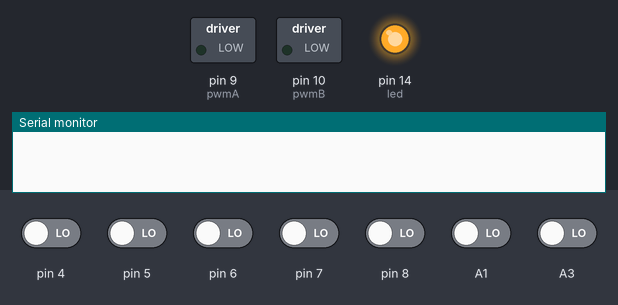
Simulated run of this sketch. Board: Arduino Uno, built with avr-gcc and run on an emulated ATmega328P. Parts: switched loads named in the sketch (green lamp = pin HIGH), output pins drawn as LEDs (lit = HIGH), the last lines printed to the serial monitor. Inputs (shaded band) come from the test bench; at power-on: A1, A3, pin 4–8 LOW.

Above: at 0.6 s.
At 7.7 s:
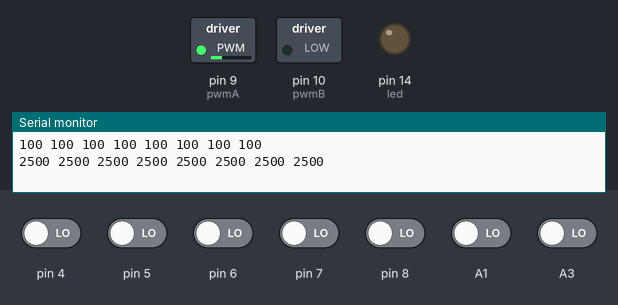
7.8 s: A3 driven HIGH
At 8.9 s:
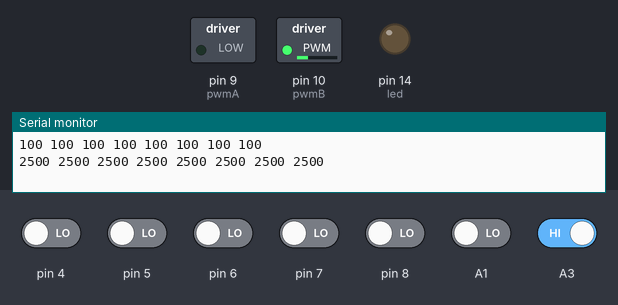
Timing chart, 0 to 10.8 s (numbered marks = the images above; inputs shaded):
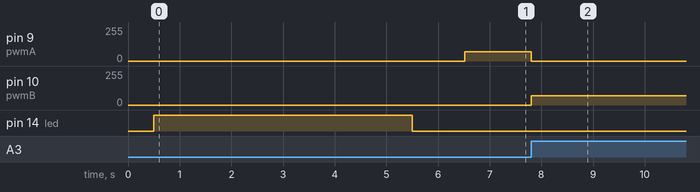

Measured:
- after the input at 7.8 s, pin 9 (pwmA): 70/255 → 0/255 at once; pin 10 (pwmB): 0/255 → 70/255 at once

The sketch:

LF_V2_Bang_Bang.ino
```cpp
#include <QTRSensors.h>

QTRSensors qtr;

const uint8_t SensorCount = 8;
uint16_t sensorValues[SensorCount];

int pwmA = 9;
int pwmB = 10;

int speed = 70;

int led = 14;

int maxValue[SensorCount];
int minValue[SensorCount];

void setup(){
  QRT_INIT();

  Serial.begin(9600);
  pinMode(pwmA, OUTPUT);
  pinMode(pwmB, OUTPUT);
}

void loop() {

  uint16_t position = qtr.readLineBlack(sensorValues);

  if(position > 5000){
    analogWrite(pwmA, 0);
    analogWrite(pwmB, speed);

  } else if(position < 2000){
    analogWrite(pwmA, speed);
    analogWrite(pwmB, 0);
  }

}

void QRT_INIT(){
  qtr.setTypeRC();
  qtr.setSensorPins((const uint8_t[]){4, 5, 6, 7, 8, A1, A2, A3}, SensorCount);
  qtr.setEmitterPin(16);

  delay(500);
  pinMode(led, OUTPUT);
  digitalWrite(led, HIGH); // turn on Arduino's LED to indicate we are in calibration mode

  // 2.5 ms RC read timeout (default) * 10 reads per calibrate() call
  // = ~25 ms per calibrate() call.
  // Call calibrate() 400 times to make calibration take about 10 seconds.
  for (uint16_t i = 0; i < 200; i++)
  {
    qtr.calibrate();
  }
  digitalWrite(led, LOW); // turn off Arduino's LED to indicate we are through with calibration

  // print the calibration minimum values measured when emitters were on
  Serial.begin(9600);
  for (uint8_t i = 0; i < SensorCount; i++)
  {
    minValue[i] = qtr.calibrationOn.minimum[i];
    Serial.print(minValue[i]);
    Serial.print(' ');
  }
  Serial.println();

  // print the calibration maximum values measured when emitters were on
  for (uint8_t i = 0; i < SensorCount; i++)
  {
    maxValue[i] = qtr.calibrationOn.maximum[i];
    Serial.print(maxValue[i]);
    Serial.print(' ');
  }
  Serial.println();
  Serial.println();
  delay(1000);
}


// COD COMENTAT

// #include <QTRSensors.h>  // Include biblioteca pentru a lucra cu senzori de linie QTR

// QTRSensors qtr;  // Creează un obiect de tipul QTRSensors pentru a citi valorile senzorilor

// const uint8_t SensorCount = 8;  // Numărul de senzori de linie (în acest caz 8 senzori)
// uint16_t sensorValues[SensorCount];  // Array pentru a stoca valorile citite de la fiecare senzor

// int pwmA = 9;  // Pinul 9 pentru controlul motorului A
// int pwmB = 10; // Pinul 10 pentru controlul motorului B

// int speed = 70;  // Viteza la care vor rula motoarele (valoare PWM între 0 și 255)

// int led = 14;  // Pinul 14 pentru LED-ul de pe placă (folosit pentru a semnaliza calibrările)

// int maxValue[SensorCount];  // Array pentru valorile maxime citite în timpul calibrării
// int minValue[SensorCount];  // Array pentru valorile minime citite în timpul calibrării

// void setup() {
//   QRT_INIT();  // Inițializează senzorii QTR și calibrarea acestora

//   Serial.begin(9600);  // Inițializează comunicarea serială pentru a vizualiza datele în monitorul serial
//   pinMode(pwmA, OUTPUT);  // Setează pinul pwmA ca ieșire pentru motorul A
//   pinMode(pwmB, OUTPUT);  // Setează pinul pwmB ca ieșire pentru motorul B
// }

// void loop() {
//   // Citește linia neagră de la senzorii QTR (returnează o valoare care indică poziția liniei)
//   uint16_t position = qtr.readLineBlack(sensorValues);

//   // Dacă valoarea citită depășește un anumit prag, oprește motorul A și mișcă motorul B
//   if(position > 5000){
//     analogWrite(pwmA, 0);  // Oprește motorul A
//     analogWrite(pwmB, speed);  // Rotește motorul B la viteza setată
//   }
//   // Dacă valoarea citită este sub un alt prag, oprește motorul B și mișcă motorul A
//   else if(position < 2000){
//     analogWrite(pwmA, speed);  // Rotește motorul A la viteza setată
//     analogWrite(pwmB, 0);  // Oprește motorul B
//   }
// }

// void QRT_INIT() {
//   // Setează tipul senzorilor QTR și numărul de senzori conectați
//   qtr.setTypeRC();  // Folosește tipul de senzor RC
//   qtr.setSensorPins((const uint8_t[]){4, 5, 6, 7, 8, A1, A2, A3}, SensorCount);  // Setează pinii senzorilor
//   qtr.setEmitterPin(16);  // Setează pinul pentru emitatorul de IR (pinul 16)

//   delay(500);  // Așteaptă 500 ms înainte de a începe calibrarea

//   pinMode(led, OUTPUT);  // Setează pinul LED ca ieșire
//   digitalWrite(led, HIGH);  // Aprinde LED-ul pentru a semnaliza începutul calibrării

//   // Se calibraza senzorii citind valorile minime și maxime de 200 de ori
//   for (uint16_t i = 0; i < 200; i++) {
//     qtr.calibrate();  // Calibrează senzorii
//   }

//   digitalWrite(led, LOW);  // Oprește LED-ul pentru a semnaliza sfârșitul calibrării

//   // Afișează valorile minime obținute în timpul calibrării pe monitorul serial
//   Serial.begin(9600);
//   for (uint8_t i = 0; i < SensorCount; i++) {
//     minValue[i] = qtr.calibrationOn.minimum[i];  // Salvează valorile minime
//     Serial.print(minValue[i]);  // Afișează valoarea minimă pentru fiecare senzor
//     Serial.print(' ');
//   }
//   Serial.println();

//   // Afișează valorile maxime obținute în timpul calibrării pe monitorul serial
//   for (uint8_t i = 0; i < SensorCount; i++) {
//     maxValue[i] = qtr.calibrationOn.maximum[i];  // Salvează valorile maxime
//     Serial.print(maxValue[i]);  // Afișează valoarea maximă pentru fiecare senzor
//     Serial.print(' ');
//   }
//   Serial.println();
//   Serial.println();
//   delay(1000);  // Așteaptă 1 secundă pentru a finaliza procesul de calibrare
// }
```
